Frame 1 (no input): blank canvas, image omitted
Frame 60 (no input): blank canvas, image omitted
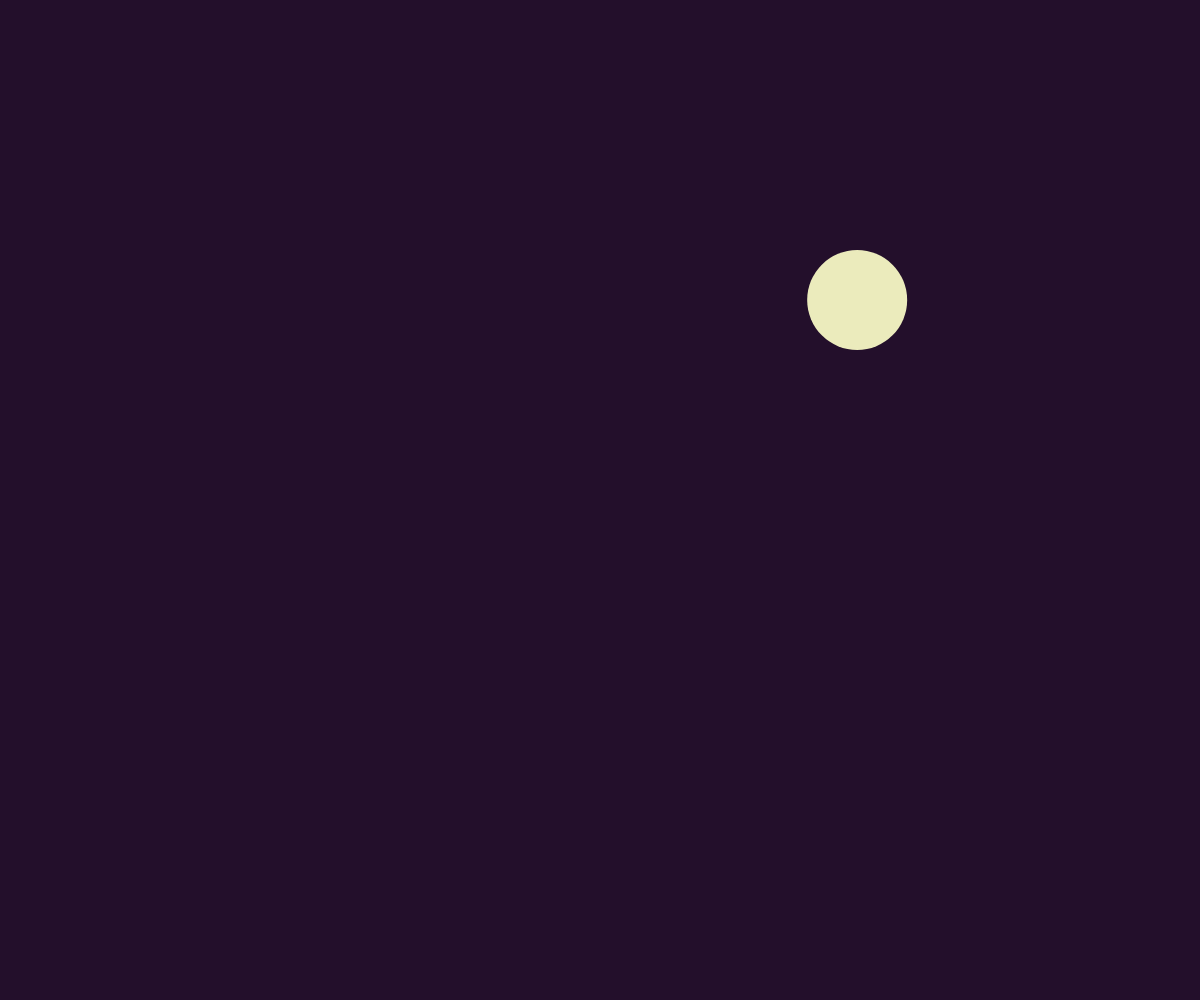
Frame 120 (the mouse pressed at the canvas centre since frame 60)

The p5.js sketch whose frames 1 and 60 were blank and that drew this single picture after the mouse press (run headless with seeded random() and noise() and a simulated clock; from frame 60 on, the mouse is pressed at the canvas centre):

// p5.js sketch
// ── sketch.js
// Preparatory study for interaction pattern:
// BOMB DROPPING (simple implementation)
// This sketch demonstrates how to simulate elements dropping from the top.
// No gravitational accelleration is implemented.

// How it works:
// Everytimes the user performs a click, an array is updated and a new element is added.
// Those elements correspond to the bombs falling from the top of the window.
// The X positions remain the same, while the Y positions are updated each time the DRAW is called.
// An ellipse is then drawn depending on those coordinates.

//create a new array
var bombs = [];

function setup() {
  createCanvas(windowWidth, windowHeight)
}

function draw() {
  background(35,15,43);
  
  //iterate on the array
  for(var i=0; i< bombs.length; i++) {
    var fallingSpeed = 5;
    
    // Increase the single bomb vertical position
    bombs[i].y += fallingSpeed;
    
    // Create a new ellipse using the x and y properties of the bomb object
    // as defined in line #43.
    fill(235,235,188)
    noStroke();
    ellipse(bombs[i].x, bombs[i].y, height*0.1);
  }
  
  
  // Ideally at the end of the sketch:
  // remove elements from array when they go out of the window
  // (not a minimum requirement, just useful for better performances)
  for (var i=bombs.length-1; i>= 0; i--){
    if (bombs[i].y > height){
      bombs.splice(i,1);
    }
  }
}

function mousePressed() {
  var bombsAmount = 1; // how many bombs will be dropped every time a click happens
  
  for (var i=0; i<bombsAmount; i++) {
      // Create an object representing one bomb.
      // oOject properties are defined by "name" : value
      var newBomb = {
        'x': random(0,width),  // properties are comma separated
        'y': 0
      };
      // The object is added to the bombs array.
      append(bombs, newBomb);   
  }
}
